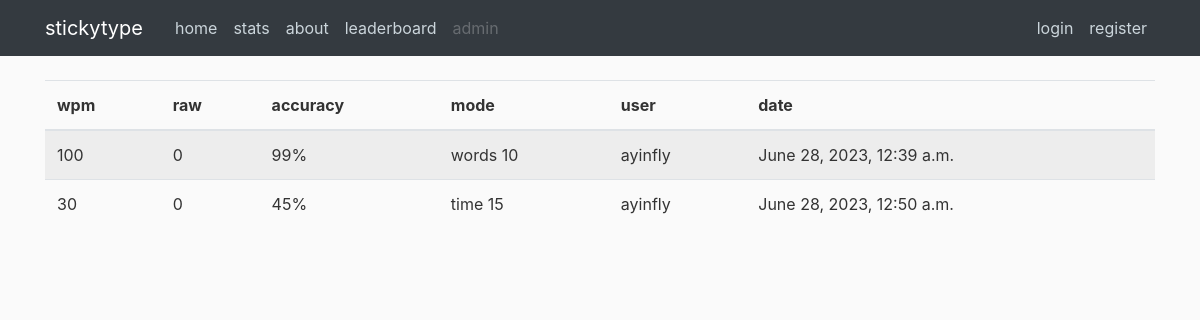
/stats/, run on an earlier commit of the app's database.
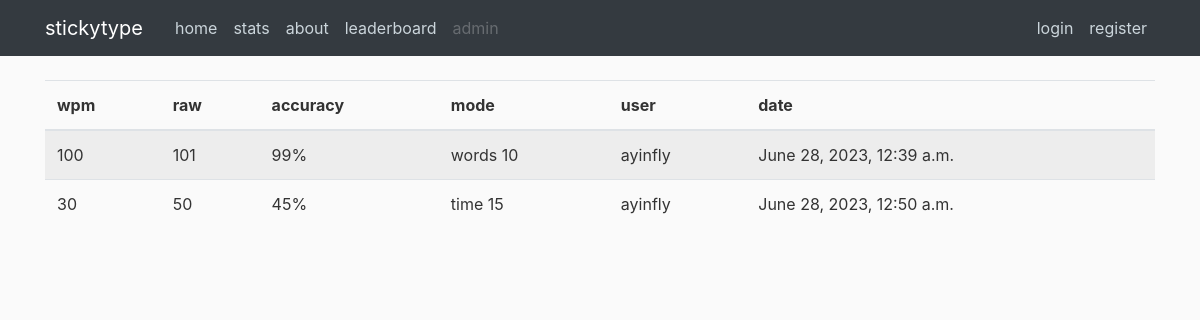
And on a later commit of the database.
### type/models.py (models this page shows, shortened)
class Stat(models.Model):
    author = models.ForeignKey(User, on_delete=models.CASCADE)
    wpm_total = models.PositiveSmallIntegerField(default=0)
    wpm_raw = models.PositiveSmallIntegerField(default=0)
    time = models.DateTimeField(auto_now_add=True)
    accuracy = models.PositiveSmallIntegerField(default=0)
    mode = models.CharField(max_length=20, default='')

### type/views.py (the view)
# urls.py: path("stats/", views.stats, name='type-stats'),
def stats(request):
    context = {
        'title': 'stats',
        'stats': Stat.objects.all()
    }
    return render(request, 'type/stats.html', context)

### type/templates/type/stats.html
{% extends "type/base.html" %}
{% block content%}
    <table class="table table-hover table-striped">
        <thead>
        <tr>
            <th scope="col">wpm</th>
            <th scope="col">raw</th>
            <th scope="col">accuracy</th>
            <th scope="col">mode</th>
            <th scope="col">user</th>
            <th scope="col">date</th>
        </tr>
        </thead>
        <tbody>
            {% for stat in stats %}
                <tr>
                    <td>{{ stat.wpm_total }}</td>
                    <td>{{ stat.wpm_raw }}</td>
                    <td>{{ stat.accuracy }}%</td>
                    <td>{{ stat.mode }}</td>
                    <td>{{ stat.author }}</td>
                    <td>{{ stat.time }}</td>
                </tr>
            {% endfor %}
        </tbody>
    </table>
{% endblock content%}

### type/templates/type/base.html (shortened to what this page needs)
{% load static %}
<!DOCTYPE html>
<html lang="en">
<head>
    <link rel="stylesheet" href="https://cdn.jsdelivr.net/npm/bootstrap@4.0.0/dist/css/bootstrap.min.css">
    <link rel="stylesheet" type="text/css" href="{% static 'type/main.css' %}">
</head>
<body>
    <header class="site-header">
        <nav class="navbar navbar-expand-md navbar-dark bg-dark fixed-top">
            <div class="container">
                <a class="navbar-brand mr-4" href="/">stickytype</a>
                <div class="collapse navbar-collapse" id="navbarToggle">
                    <div class="navbar-nav mr-auto">
                        <a class="nav-item nav-link" href="{% url 'type-home' %}">home</a>
                        <a class="nav-item nav-link" href="{% url 'type-stats' %}">stats</a>
                        <a class="nav-item nav-link" href="{% url 'type-about' %}">about</a>
                        <a class="nav-item nav-link" href="#">leaderboard</a>
                        <a class="nav-item nav-link disabled" href="/admin">admin</a>
                    </div>
                    <div class="navbar-nav">
                        <a class="nav-item nav-link" href="{% url 'login' %}">login</a>
                        <a class="nav-item nav-link" href="{% url 'register' %}">register</a>
                    </div>
                </div>
            </div>
        </nav>
    </header>
    <main role="main" class="container">
        {% block content %}{% endblock %}
    </main>
</body>
</html>

### type/static/type/main.css (style rules this page uses)
body { background: #fafafa; color: #333333; margin-top: 5rem; }
.site-header .navbar-nav .nav-link { color: #cbd5db; }

What changed in the data, as far as the page shows it:
changed Stat "words 10": wpm_raw "0" → "101"
changed Stat "time 15": wpm_raw "0" → "50"
